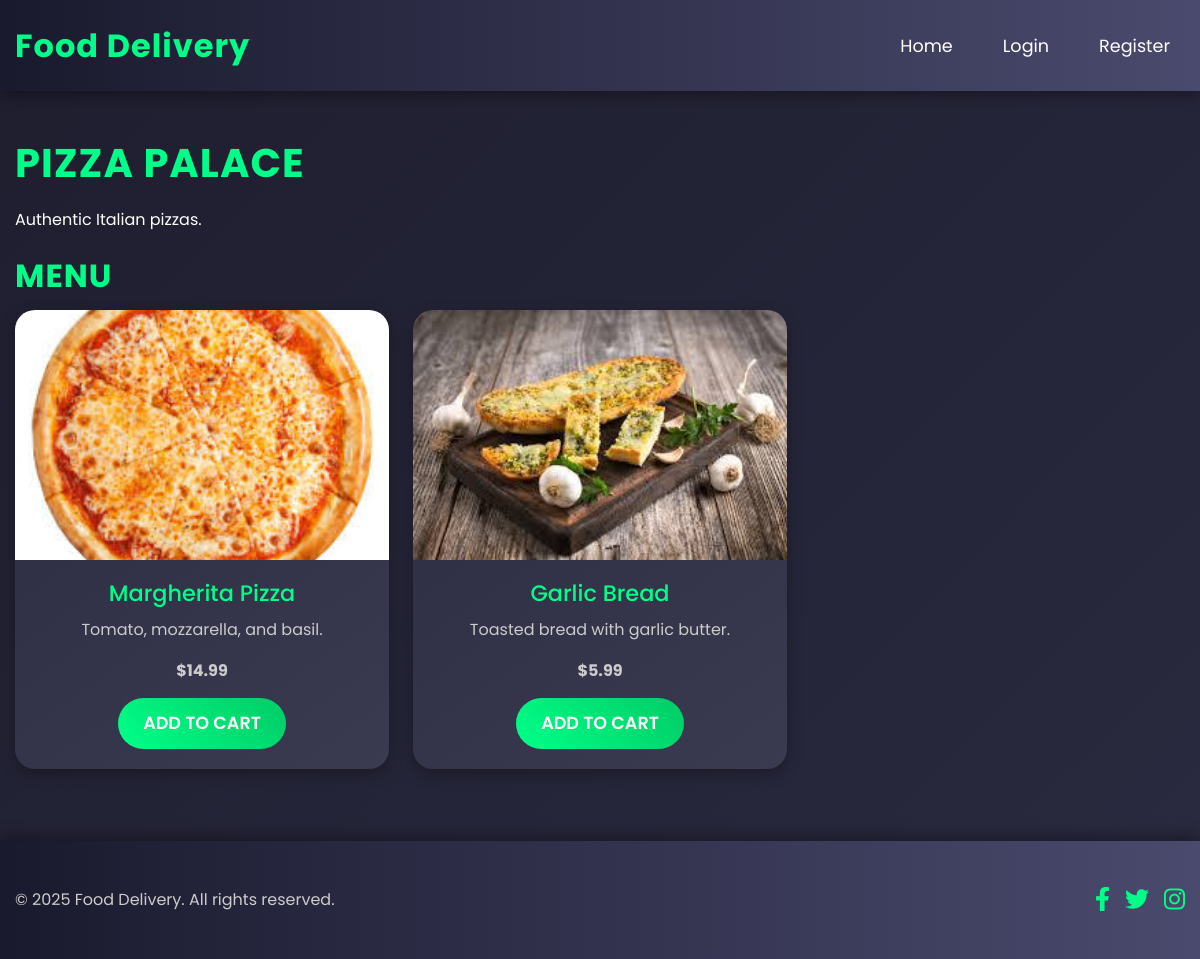
Screenshot of /restaurant.php?id=3 with the database file from the repository.
### tables this page shows
CREATE TABLE restaurants (
    id INT AUTO_INCREMENT PRIMARY KEY,
    name VARCHAR(255) NOT NULL,
    description TEXT,
    image VARCHAR(255),
    created_at TIMESTAMP DEFAULT CURRENT_TIMESTAMP
);

CREATE TABLE menu_items (
    id INT AUTO_INCREMENT PRIMARY KEY,
    restaurant_id INT,
    name VARCHAR(255) NOT NULL,
    description TEXT,
    price DECIMAL(10, 2) NOT NULL,
    image VARCHAR(255),
    created_at TIMESTAMP DEFAULT CURRENT_TIMESTAMP,
    FOREIGN KEY (restaurant_id) REFERENCES restaurants(id) ON DELETE CASCADE
);

### restaurant.php (the view, shortened to what this page needs)
<?php
require 'includes/config.php';
require 'includes/header.php';
$restaurant_id = $_GET['id'];
$stmt = $pdo->prepare("SELECT * FROM restaurants WHERE id = ?");
$stmt->execute([$restaurant_id]);
$restaurant = $stmt->fetch();
$stmt = $pdo->prepare("SELECT * FROM menu_items WHERE restaurant_id = ?");
$stmt->execute([$restaurant_id]);
$menu_items = $stmt->fetchAll();
?>
<div class="container my-5">
    <h1><?php echo $restaurant['name']; ?></h1>
    <p><?php echo $restaurant['description']; ?></p>
    <h2 class="mt-4">Menu</h2>
    <div class="row">
        <?php foreach ($menu_items as $item): ?>
            <div class="col-md-4 mb-4">
                <div class="card">
                    <img src="assets/images/<?php echo $item['image'] ?: 'placeholder.jpg'; ?>" class="card-img-top" alt="<?php echo $item['name']; ?>">
                    <div class="card-body">
                        <h5 class="card-title"><?php echo $item['name']; ?></h5>
                        <p class="card-text"><?php echo $item['description']; ?></p>
                        <p class="card-text"><strong>$<?php echo number_format($item['price'], 2); ?></strong></p>
                        <a href="cart/add_to_cart.php?item_id=<?php echo $item['id']; ?>" class="btn btn-primary add-to-cart">Add to Cart</a>
                    </div>
                </div>
            </div>
        <?php endforeach; ?>
    </div>
</div>
<?php require 'includes/footer.php'; ?>

### assets/css/style.css (style rules this page uses)
* { margin: 0; padding: 0; box-sizing: border-box; }
body { font-family: 'Poppins', sans-serif; background: linear-gradient(135deg, #1e1e2f, #2a2a40); color: #fff; min-height: 100vh; line-height: 1.6; }
.container { max-width: 1200px; margin: 0 auto; padding: 0 15px; }
h1, h2, h3 { color: #00ff88; font-weight: 700; text-transform: uppercase; letter-spacing: 1px; }
h1 { font-size: 2.5rem; margin-bottom: 20px; }
h2 { font-size: 2rem; margin-bottom: 15px; }
.card { background: linear-gradient(145deg, #2a2a40, #3a3a50); border: none; border-radius: 20px; overflow: hidden; transition: transform 0.4s ease, box-shadow 0.4s ease; box-shadow: 0 5px 15px rgba(0, 0, 0, 0.3); }
.card-img-top { height: 250px; object-fit: cover; transition: transform 0.3s ease; }
.card-body { padding: 20px; text-align: center; }
.card-title { font-size: 1.4rem; color: #00ff88; margin-bottom: 10px; }
.card-text { font-size: 1rem; color: #ccc; margin-bottom: 15px; }
.btn-primary { background: linear-gradient(45deg, #00ff88, #00cc66); border: none; border-radius: 50px; padding: 12px 25px; font-size: 1.1rem; font-weight: 600; text-transform: uppercase; transition: transform 0.3s ease, background 0.3s ease; }

### rows the page displays
restaurants: name "PIZZA PALACE", description "Authentic Italian pizzas."
menu_items: image (picture), name "Margherita Pizza", description "Tomato, mozzarella, and basil.", price "14.99"
menu_items: image (picture), name "Garlic Bread", description "Toasted bread with garlic butter.", price "5.99"
